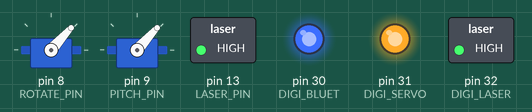
Recording of a sketch running on a simulated Arduino Mega 2560, built with avr-gcc and run on an emulated ATmega2560. Shown: 2 × servo, switched loads named in the sketch (green lamp = pin HIGH), output pins drawn as LEDs (lit = HIGH). What the sketch prints to the serial monitor is not drawn.

Above: at 0.4 s.
Timing chart, 0 to 1.9 s (numbered marks = the images above):
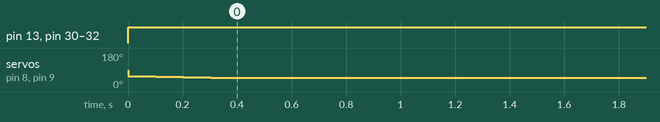

The sketch:

remote_station.ino
```cpp
#include <SoftwareSerial.h>
#include <Servo.h>
#include "scheduler.h"
#include "arduino.h"

// bt - at
// tx - rx1
// rx - tx1
// vcc - 5v
// gnd - gnd

// Brown - ground
// Red   - 5v
// orange- pin9 pmw

// ground
// pwm 13

//One in Ground, one in digital PWM
const int LASER_PIN = 13;
const int ROTATE_PIN = 8;
const int PITCH_PIN = 9;
const int BT_INPUT_SIZE = 11;

const int DIGI_BLUET = 30;
const int DIGI_SERVO = 31;
const int DIGI_LASER = 32;


// ------------------------------------------
// Bluetooth

char bluetooth_input[BT_INPUT_SIZE + 1];
// X,Y,SW
int control[3] = {1,1,1};
int i;
char one;
int corrupt = 0;
void read_bluetooth() {
  digitalWrite(DIGI_BLUET, LOW);

  if (Serial1.available() > 0) {
    int incomingByte = Serial1.available();
    corrupt = 0;
    int j = 0;

    if((char)Serial1.read() != '>'){
      corrupt = 1;
    }
    strcpy(bluetooth_input, "");
    for(i=0;i<incomingByte;i++){
      one = (char)Serial1.read();
      if(one == '>'){
        corrupt = 1;
        continue;
      }
      if(one == '\n' && corrupt != 1){
        parse_input(control, bluetooth_input);
        continue;
      }
      if(corrupt != 1 && j < BT_INPUT_SIZE + 1){
        bluetooth_input[j] = one;
        j++;
      }
    }


  }
  digitalWrite(DIGI_BLUET, HIGH);
}

void parse_input(int *output, char *bluetooth_input){
  char* token;
  char seps[] = ",";
  int var;
  int i = 0;

  token = strtok(bluetooth_input, seps);
  while (token != NULL)
  {
    sscanf (token, "%d", &var);
    output[i++] = var;

    token = strtok (NULL, seps);
  }
}

// ------------------------------------------
// Servo

Servo rotate_servo;
Servo pitch_servo;
const int X_CENTER = 515;
const int Y_CENTER = 490;
const int NEUTRAL_BAND = 20;

int rotate_step = 0;
int pitch_step = 0;

int rotate_pos = 60;
int pitch_pos = 60;

void servo_task(){
  digitalWrite(DIGI_SERVO, LOW);
  rotate_step = joystick_to_step(control[0], X_CENTER);
  pitch_step = joystick_to_step(control[1], Y_CENTER);

  if(is_pos_inbound(rotate_pos, rotate_step)){
    rotate_pos += rotate_step;
  }
  if(is_pos_inbound(pitch_pos, pitch_step)){
    pitch_pos += pitch_step;
  }

  rotate_servo.write(rotate_pos);
  pitch_servo.write(pitch_pos);
  digitalWrite(DIGI_SERVO, HIGH);
}
// return step of rotation
int joystick_to_step(int input, int center) {
  if(input >= center + NEUTRAL_BAND){
    return 3;
  } else if(input <= center - NEUTRAL_BAND){
    return -3;
  }
  return 0;
}
int is_pos_inbound(int pos, int mov_step) {
  if(pos >= 90 && mov_step>0){
    return 0;
  }
  if(pos <= 50 && mov_step<0){
    return 0;
  }
  return 1;
}

// ------------------------------------------
// Laser

void laser_task(){
  digitalWrite(DIGI_LASER, LOW);
  adjust_laser(control[2]);
  digitalWrite(DIGI_LASER, HIGH);
}
void adjust_laser(bool switch_clicked){
   if(switch_clicked){
      analogWrite(LASER_PIN, 255);
   }else{
      analogWrite(LASER_PIN, 0);
   }
}

// ------------------------------------------
// Main

void setup() {
  Serial.begin(9600);
  Serial1.begin(9600);
  pinMode(LASER_PIN, OUTPUT);
  pinMode(DIGI_LASER, OUTPUT);
  pinMode(DIGI_SERVO, OUTPUT);
  pinMode(DIGI_BLUET, OUTPUT);

  rotate_servo.attach(ROTATE_PIN);
  pitch_servo.attach(PITCH_PIN);

  Scheduler_Init();
  Scheduler_StartTask(0, 50, read_bluetooth);
  Scheduler_StartTask(0, 100, servo_task);
  Scheduler_StartTask(0, 100, laser_task);

}

void loop() {
  uint32_t idle_period = Scheduler_Dispatch();
  if (idle_period)
  {
    delay(idle_period);
  }

  Serial.print(rotate_pos);
  Serial.print(" ");
  Serial.print(pitch_pos);
  Serial.print(" ");
  Serial.print(control[0]);
  Serial.print(" ");
  Serial.print(control[1]);
  Serial.print(" ");
  Serial.print(control[2]);

  Serial.print("\n");
}
```

scheduler.cpp
```cpp
/*
 * scheduler.cpp
 *
 *  Created on: 17-Feb-2011
 *      Author: nrqm
 *      Based on code by Jacob Schwartz
 */
#include "scheduler.h"

#include "arduino.h"
#include <avr/interrupt.h>

typedef struct
{
	int32_t period;
	int32_t remaining_time;
	uint8_t is_running;
	task_cb callback;
} task_t;

task_t tasks[MAXTASKS];

uint32_t last_runtime;

void Scheduler_Init()
{
	last_runtime = millis();
}

void Scheduler_StartTask(int16_t delay, int16_t period, task_cb task)
{
	static uint8_t id = 0;
	if (id < MAXTASKS)
	{
		tasks[id].remaining_time = delay;
		tasks[id].period = period;
		tasks[id].is_running = 1;
		tasks[id].callback = task;
		id++;
	}
}

uint32_t Scheduler_Dispatch()
{
	uint8_t i;

	uint32_t now = millis();
	uint32_t elapsed = now - last_runtime;
	last_runtime = now;
	task_cb t = NULL;
	uint32_t idle_time = 0xFFFFFFFF;

	// update each task's remaining time, and identify the first ready task (if there is one).
	for (i = 0; i < MAXTASKS; i++)
	{
		if (tasks[i].is_running)
		{
			// update the task's remaining time
			tasks[i].remaining_time -= elapsed;
			if (tasks[i].remaining_time <= 0)
			{
				if (t == NULL)
				{
					// if this task is ready to run, and we haven't already selected a task to run,
					// select this one.
					t = tasks[i].callback;
					tasks[i].remaining_time += tasks[i].period;
				}
				idle_time = 0;
			}
			else
			{
				idle_time = min((uint32_t)tasks[i].remaining_time, idle_time);
			}
		}
	}
	if (t != NULL)
	{
		// If a task was selected to run, call its function.
		t();
	}
	return idle_time;
}
```

scheduler.h
```cpp
/*
 * scheduler.h
 *
 *  Created on: 17-Feb-2011
 *      Author: nrqm
 */

#ifndef SCHEDULER_H_
#define SCHEDULER_H_

#include <avr/io.h>

///Up to this many tasks can be run, in addition to the idle task
#define MAXTASKS	8

///A task callback function
typedef void (*task_cb)();

/**
 * Initialise the scheduler.  This should be called once in the setup routine.
 */
void Scheduler_Init();

/**
 * Start a task.
 * The function "task" will be called roughly every "period" milliseconds starting after "delay" milliseconds.
 * The scheduler does not guarantee that the task will run as soon as it can.  Tasks are executed until completion.
 * If a task misses its scheduled execution time then it simply executes as soon as possible.  Don't pass stupid
 * values (e.g. negatives) to the parameters.
 *
 * \param id The tasks ID number.  This must be between 0 and MAXTASKS (it is used as an array index).
 * \param delay The task will start after this many milliseconds.
 * \param period The task will repeat every "period" milliseconds.
 * \param task The callback function that the scheduler is to call.
 */
void Scheduler_StartTask(int16_t delay, int16_t period, task_cb task);

/**
 * Go through the task list and run any tasks that need to be run.  The main function should simply be this
 * function called as often as possible, plus any low-priority code that you want to run sporadically.
 */
uint32_t Scheduler_Dispatch();

#endif /* SCHEDULER_H_ */
```

Measured:
- by itself, pin 13 (LASER_PIN), pin 30 (DIGI_BLUET), pin 31 (DIGI_SERVO), pin 32 (DIGI_LASER): LOW → HIGH at 0.00 s
- by itself, servo on pin 8 (ROTATE_PIN), servo on pin 9 (PITCH_PIN): 90° → 57° at 0.00 s, → 54° 0.10 s later, → 51° 0.10 s later, → 48° 0.10 s later
